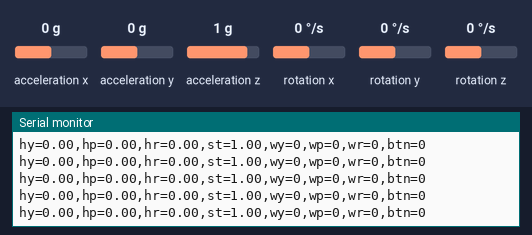
A sketch run on a simulated ESP32. Parts: the last lines printed to the serial monitor. Wiring (inferred from the names in the program): MPU-9250 motion sensor at I2C address 0x68. Inputs (shaded band) come from the test bench; at power-on: rotation y 0 °/s, rotation x 0 °/s, rotation z 0 °/s, acceleration x 0 g, acceleration y 0 g, acceleration z 1 g.

Above: at 4.2 s.
4.3 s: rotation y set to 184 °/s
At 5.2 s:
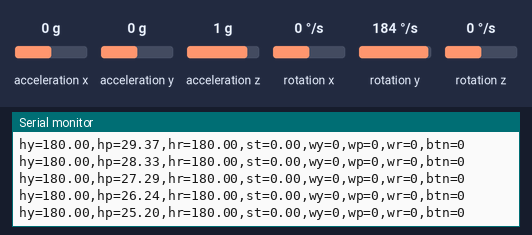
7.3 s: rotation x set to -192 °/s
At 8.1 s:
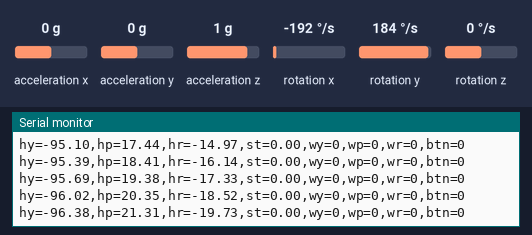
10.3 s: rotation y set to 100 °/s
At 10.9 s:
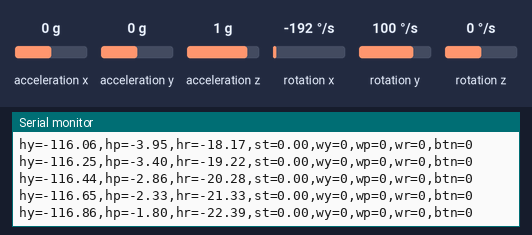
13.3 s: rotation z set to -100 °/s
At 14.0 s:
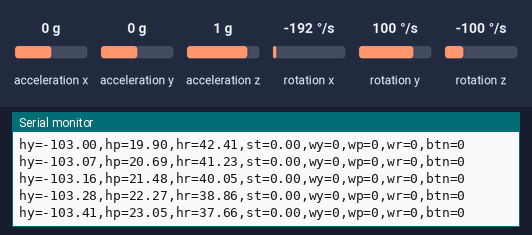
16.3 s: acceleration x set to -1.4 g
At 17.3 s:
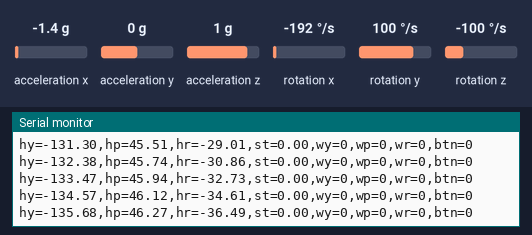
Timing chart, 0 to 17.5 s (numbered marks = the images above; inputs shaded):
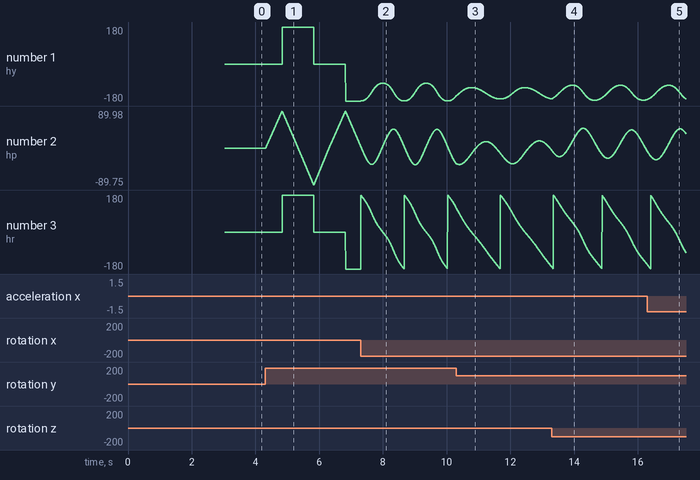

The sketch:

HeadMpu9250Tilt.ino
```cpp
#include <Wire.h>

namespace
{
#if defined(ARDUINO_ARCH_ESP32)
    constexpr int I2cSdaPin = 11;
    constexpr int I2cSclPin = 12;
#endif
    constexpr uint8_t Mpu9250AddressLow = 0x68;
    constexpr uint8_t Mpu9250AddressHigh = 0x69;

    constexpr uint8_t RegisterWhoAmI = 0x75;
    constexpr uint8_t RegisterPowerManagement1 = 0x6B;
    constexpr uint8_t RegisterPowerManagement2 = 0x6C;
    constexpr uint8_t RegisterSampleRateDivider = 0x19;
    constexpr uint8_t RegisterConfig = 0x1A;
    constexpr uint8_t RegisterGyroConfig = 0x1B;
    constexpr uint8_t RegisterAccelConfig = 0x1C;
    constexpr uint8_t RegisterAccelConfig2 = 0x1D;
    constexpr uint8_t RegisterAccelXoutH = 0x3B;

    constexpr unsigned long SerialBaud = 230400UL;
    constexpr unsigned long SampleIntervalUs = 5000UL;
    constexpr uint16_t GyroCalibrationSamples = 600;
    constexpr float AccelScale = 16384.0f;
    constexpr float GyroScale = 65.5f;
    constexpr float ComplementaryAlpha = 0.985f;
    constexpr float GyroStillnessDeadbandDps = 0.25f;
    constexpr float MadgwickBeta = 0.08f;
    constexpr float StationaryAccelToleranceG = 0.06f;
    constexpr float StationaryGyroToleranceDps = 1.0f;
    constexpr float StationaryEnterSpeed = 5.5f;
    constexpr float StationaryExitSpeed = 8.0f;
    constexpr float GyroBiasAdaptSpeed = 0.75f;

    struct ImuSample
    {
        float accelXG;
        float accelYG;
        float accelZG;
        float rawGyroXDps;
        float rawGyroYDps;
        float rawGyroZDps;
        float gyroXDps;
        float gyroYDps;
        float gyroZDps;
        bool stationaryCandidate;
    };

    uint8_t gMpuAddress = 0;
    bool gHasOrientation = false;
    unsigned long gLastSampleMicros = 0;
    float gGyroBiasXDps = 0.0f;
    float gGyroBiasYDps = 0.0f;
    float gGyroBiasZDps = 0.0f;
    float gQuatW = 1.0f;
    float gQuatX = 0.0f;
    float gQuatY = 0.0f;
    float gQuatZ = 0.0f;
    float gYawDegrees = 0.0f;
    float gPitchDegrees = 0.0f;
    float gRollDegrees = 0.0f;
    float gStillnessBlend = 0.0f;

    bool writeRegister(uint8_t deviceAddress, uint8_t registerAddress, uint8_t value)
    {
        Wire.beginTransmission(deviceAddress);
        Wire.write(registerAddress);
        Wire.write(value);
        return Wire.endTransmission() == 0;
    }

    bool readRegisters(uint8_t deviceAddress, uint8_t startRegister, uint8_t count, uint8_t* buffer)
    {
        Wire.beginTransmission(deviceAddress);
        Wire.write(startRegister);
        if (Wire.endTransmission(false) != 0)
        {
            return false;
        }

        uint8_t received = Wire.requestFrom(deviceAddress, count);
        if (received != count)
        {
            return false;
        }

        for (uint8_t index = 0; index < count; ++index)
        {
            buffer[index] = Wire.read();
        }

        return true;
    }

    int16_t combineInt16(uint8_t highByte, uint8_t lowByte)
    {
        return static_cast<int16_t>((static_cast<uint16_t>(highByte) << 8) | lowByte);
    }

    bool detectMpuAddress()
    {
        uint8_t whoAmI = 0;
        if (readRegisters(Mpu9250AddressLow, RegisterWhoAmI, 1, &whoAmI))
        {
            gMpuAddress = Mpu9250AddressLow;
            return true;
        }

        if (readRegisters(Mpu9250AddressHigh, RegisterWhoAmI, 1, &whoAmI))
        {
            gMpuAddress = Mpu9250AddressHigh;
            return true;
        }

        return false;
    }

    bool initializeMpu9250()
    {
        if (gMpuAddress == 0)
        {
            return false;
        }

        if (!writeRegister(gMpuAddress, RegisterPowerManagement1, 0x00))
        {
            return false;
        }

        delay(100);

        return
            writeRegister(gMpuAddress, RegisterPowerManagement1, 0x01) &&
            writeRegister(gMpuAddress, RegisterPowerManagement2, 0x00) &&
            writeRegister(gMpuAddress, RegisterConfig, 0x03) &&
            writeRegister(gMpuAddress, RegisterSampleRateDivider, 0x04) &&
            writeRegister(gMpuAddress, RegisterGyroConfig, 0x08) &&
            writeRegister(gMpuAddress, RegisterAccelConfig, 0x00) &&
            writeRegister(gMpuAddress, RegisterAccelConfig2, 0x03);
    }

    bool readSample(ImuSample& sample)
    {
        uint8_t raw[14] = {0};
        if (!readRegisters(gMpuAddress, RegisterAccelXoutH, sizeof(raw), raw))
        {
            return false;
        }

        int16_t rawAx = combineInt16(raw[0], raw[1]);
        int16_t rawAy = combineInt16(raw[2], raw[3]);
        int16_t rawAz = combineInt16(raw[4], raw[5]);
        int16_t rawGx = combineInt16(raw[8], raw[9]);
        int16_t rawGy = combineInt16(raw[10], raw[11]);
        int16_t rawGz = combineInt16(raw[12], raw[13]);

        sample.accelXG = rawAx / AccelScale;
        sample.accelYG = rawAy / AccelScale;
        sample.accelZG = rawAz / AccelScale;
        sample.rawGyroXDps = rawGx / GyroScale;
        sample.rawGyroYDps = rawGy / GyroScale;
        sample.rawGyroZDps = rawGz / GyroScale;
        sample.gyroXDps = sample.rawGyroXDps - gGyroBiasXDps;
        sample.gyroYDps = sample.rawGyroYDps - gGyroBiasYDps;
        sample.gyroZDps = sample.rawGyroZDps - gGyroBiasZDps;

        float accelMagnitude = sqrt(
            (sample.accelXG * sample.accelXG) +
            (sample.accelYG * sample.accelYG) +
            (sample.accelZG * sample.accelZG));
        float gyroMagnitude = sqrt(
            (sample.gyroXDps * sample.gyroXDps) +
            (sample.gyroYDps * sample.gyroYDps) +
            (sample.gyroZDps * sample.gyroZDps));
        sample.stationaryCandidate =
            abs(accelMagnitude - 1.0f) <= StationaryAccelToleranceG &&
            gyroMagnitude <= StationaryGyroToleranceDps;
        return true;
    }

    bool calibrateGyro()
    {
        float sumX = 0.0f;
        float sumY = 0.0f;
        float sumZ = 0.0f;

        for (uint16_t index = 0; index < GyroCalibrationSamples; ++index)
        {
            uint8_t raw[14] = {0};
            if (!readRegisters(gMpuAddress, RegisterAccelXoutH, sizeof(raw), raw))
            {
                return false;
            }

            sumX += combineInt16(raw[8], raw[9]) / GyroScale;
            sumY += combineInt16(raw[10], raw[11]) / GyroScale;
            sumZ += combineInt16(raw[12], raw[13]) / GyroScale;
            delay(3);
        }

        gGyroBiasXDps = sumX / GyroCalibrationSamples;
        gGyroBiasYDps = sumY / GyroCalibrationSamples;
        gGyroBiasZDps = sumZ / GyroCalibrationSamples;
        return true;
    }

    float accelPitchDegrees(const ImuSample& sample)
    {
        return atan2(-sample.accelXG, sqrt((sample.accelYG * sample.accelYG) + (sample.accelZG * sample.accelZG))) * RAD_TO_DEG;
    }

    float accelRollDegrees(const ImuSample& sample)
    {
        return atan2(sample.accelYG, sample.accelZG) * RAD_TO_DEG;
    }

    float wrapDegrees(float degrees)
    {
        while (degrees > 180.0f)
        {
            degrees -= 360.0f;
        }

        while (degrees < -180.0f)
        {
            degrees += 360.0f;
        }

        return degrees;
    }

    float invSqrt(float value)
    {
        return 1.0f / sqrt(value);
    }

    void normalizeQuaternion(float& w, float& x, float& y, float& z)
    {
        float norm = invSqrt((w * w) + (x * x) + (y * y) + (z * z));
        w *= norm;
        x *= norm;
        y *= norm;
        z *= norm;
    }

    float applyStillnessDeadband(float valueDps)
    {
        return abs(valueDps) < GyroStillnessDeadbandDps ? 0.0f : valueDps;
    }

    void quaternionToYawPitchRollDegrees(float w, float x, float y, float z, float& yaw, float& pitch, float& roll)
    {
        float sinrCosp = 2.0f * ((w * x) + (y * z));
        float cosrCosp = 1.0f - (2.0f * ((x * x) + (y * y)));
        roll = atan2(sinrCosp, cosrCosp) * RAD_TO_DEG;

        float sinp = 2.0f * ((w * y) - (z * x));
        pitch = abs(sinp) >= 1.0f
            ? (sinp < 0.0f ? -90.0f : 90.0f)
            : asin(sinp) * RAD_TO_DEG;

        float sinyCosp = 2.0f * ((w * z) + (x * y));
        float cosyCosp = 1.0f - (2.0f * ((y * y) + (z * z)));
        yaw = atan2(sinyCosp, cosyCosp) * RAD_TO_DEG;
    }

    void updateStillnessAndGyroBias(const ImuSample& sample, float deltaSeconds)
    {
        float targetStillness = sample.stationaryCandidate ? 1.0f : 0.0f;
        float blendSpeed = sample.stationaryCandidate ? StationaryEnterSpeed : StationaryExitSpeed;
        float blendFactor = min(1.0f, blendSpeed * deltaSeconds);
        gStillnessBlend += (targetStillness - gStillnessBlend) * blendFactor;

        if (gStillnessBlend < 0.82f)
        {
            return;
        }

        float biasBlend = min(1.0f, GyroBiasAdaptSpeed * deltaSeconds * gStillnessBlend);
        gGyroBiasXDps += (sample.rawGyroXDps - gGyroBiasXDps) * biasBlend;
        gGyroBiasYDps += (sample.rawGyroYDps - gGyroBiasYDps) * biasBlend;
        gGyroBiasZDps += (sample.rawGyroZDps - gGyroBiasZDps) * biasBlend;
    }

    void madgwickUpdateImu(const ImuSample& sample, float deltaSeconds)
    {
        float q0 = gQuatW;
        float q1 = gQuatX;
        float q2 = gQuatY;
        float q3 = gQuatZ;
        float gyroHold = gStillnessBlend >= 0.82f ? 0.0f : 1.0f;
        float gx = applyStillnessDeadband(sample.gyroXDps) * gyroHold * DEG_TO_RAD;
        float gy = applyStillnessDeadband(sample.gyroYDps) * gyroHold * DEG_TO_RAD;
        float gz = applyStillnessDeadband(sample.gyroZDps) * gyroHold * DEG_TO_RAD;
        float ax = sample.accelXG;
        float ay = sample.accelYG;
        float az = sample.accelZG;

        float qDot0 = 0.5f * ((-q1 * gx) - (q2 * gy) - (q3 * gz));
        float qDot1 = 0.5f * ((q0 * gx) + (q2 * gz) - (q3 * gy));
        float qDot2 = 0.5f * ((q0 * gy) - (q1 * gz) + (q3 * gx));
        float qDot3 = 0.5f * ((q0 * gz) + (q1 * gy) - (q2 * gx));

        if (!((ax == 0.0f) && (ay == 0.0f) && (az == 0.0f)))
        {
            float recipNorm = invSqrt((ax * ax) + (ay * ay) + (az * az));
            ax *= recipNorm;
            ay *= recipNorm;
            az *= recipNorm;

            float twoQ0 = 2.0f * q0;
            float twoQ1 = 2.0f * q1;
            float twoQ2 = 2.0f * q2;
            float twoQ3 = 2.0f * q3;
            float fourQ0 = 4.0f * q0;
            float fourQ1 = 4.0f * q1;
            float fourQ2 = 4.0f * q2;
            float eightQ1 = 8.0f * q1;
            float eightQ2 = 8.0f * q2;
            float q0q0 = q0 * q0;
            float q1q1 = q1 * q1;
            float q2q2 = q2 * q2;
            float q3q3 = q3 * q3;

            float s0 = (fourQ0 * q2q2) + (twoQ2 * ax) + (fourQ0 * q1q1) - (twoQ1 * ay);
            float s1 = (fourQ1 * q3q3) - (twoQ3 * ax) + (4.0f * q0q0 * q1) - (twoQ0 * ay) - fourQ1 + (eightQ1 * q1q1) + (eightQ1 * q2q2) + (fourQ1 * az);
            float s2 = (4.0f * q0q0 * q2) + (twoQ0 * ax) + (fourQ2 * q3q3) - (twoQ3 * ay) - fourQ2 + (eightQ2 * q1q1) + (eightQ2 * q2q2) + (fourQ2 * az);
            float s3 = (4.0f * q1q1 * q3) - (twoQ1 * ax) + (4.0f * q2q2 * q3) - (twoQ2 * ay);
            float gradientMagnitude = (s0 * s0) + (s1 * s1) + (s2 * s2) + (s3 * s3);
            if (gradientMagnitude > 0.000001f)
            {
                recipNorm = invSqrt(gradientMagnitude);
                s0 *= recipNorm;
                s1 *= recipNorm;
                s2 *= recipNorm;
                s3 *= recipNorm;

                qDot0 -= MadgwickBeta * s0;
                qDot1 -= MadgwickBeta * s1;
                qDot2 -= MadgwickBeta * s2;
                qDot3 -= MadgwickBeta * s3;
            }
        }

        q0 += qDot0 * deltaSeconds;
        q1 += qDot1 * deltaSeconds;
        q2 += qDot2 * deltaSeconds;
        q3 += qDot3 * deltaSeconds;
        normalizeQuaternion(q0, q1, q2, q3);
        gQuatW = q0;
        gQuatX = q1;
        gQuatY = q2;
        gQuatZ = q3;
    }

    void updateOrientation(const ImuSample& sample, float deltaSeconds)
    {
        madgwickUpdateImu(sample, deltaSeconds);
        quaternionToYawPitchRollDegrees(gQuatW, gQuatX, gQuatY, gQuatZ, gYawDegrees, gPitchDegrees, gRollDegrees);
        gYawDegrees = wrapDegrees(gYawDegrees);
        gPitchDegrees = wrapDegrees(gPitchDegrees);
        gRollDegrees = wrapDegrees(gRollDegrees);
        gHasOrientation = true;
    }

    void printTelemetry()
    {
        Serial.print(F("hy="));
        Serial.print(gYawDegrees, 2);
        Serial.print(F(",hp="));
        Serial.print(gPitchDegrees, 2);
        Serial.print(F(",hr="));
        Serial.print(gRollDegrees, 2);
        Serial.print(F(",st="));
        Serial.print(gStillnessBlend, 2);
        Serial.print(F(",wy=0,wp=0,wr=0,btn=0"));
        Serial.println();
    }
}

void setup()
{
    Serial.begin(SerialBaud);
    unsigned long serialWaitStartedAt = millis();
    while (!Serial && (millis() - serialWaitStartedAt) < 1500UL)
    {
        delay(10);
    }

    delay(200);
#if defined(ARDUINO_ARCH_ESP32)
    Wire.begin(I2cSdaPin, I2cSclPin);
#else
    Wire.begin();
#endif
    Wire.setClock(400000UL);

    if (!detectMpuAddress())
    {
        Serial.println(F("[HeadMPU] ERROR no device at 0x68 or 0x69"));
        return;
    }

    if (!initializeMpu9250())
    {
        Serial.println(F("[HeadMPU] ERROR initialization failed"));
        return;
    }

    Serial.println(F("[HeadMPU] hold still for gyro calibration"));
    if (!calibrateGyro())
    {
        Serial.println(F("[HeadMPU] ERROR gyro calibration failed"));
        return;
    }

    gLastSampleMicros = micros();
    Serial.println(F("[HeadMPU] streaming 6-axis yaw/pitch/roll"));
}

void loop()
{
    if (gMpuAddress == 0)
    {
        delay(50);
        return;
    }

    unsigned long nowMicros = micros();
    unsigned long elapsedMicros = nowMicros - gLastSampleMicros;
    if (elapsedMicros < SampleIntervalUs)
    {
        return;
    }

    gLastSampleMicros = nowMicros;

    ImuSample sample = {};
    if (!readSample(sample))
    {
        Serial.println(F("[HeadMPU] ERROR sample read failed"));
        delay(5);
        return;
    }

    float deltaSeconds = elapsedMicros * 0.000001f;
    updateStillnessAndGyroBias(sample, deltaSeconds);
    updateOrientation(sample, deltaSeconds);
    printTelemetry();
}
```

Measured:
- after the input at 4.3 s, the serial monitor: prints a new line at once (image 1)
- plotted number 1: 0 → -180 after the input at 4.3 s
- plotted number 2: 0 → 4.69 after the input at 4.3 s
- plotted number 3: 0 → -180 after the input at 4.3 s
